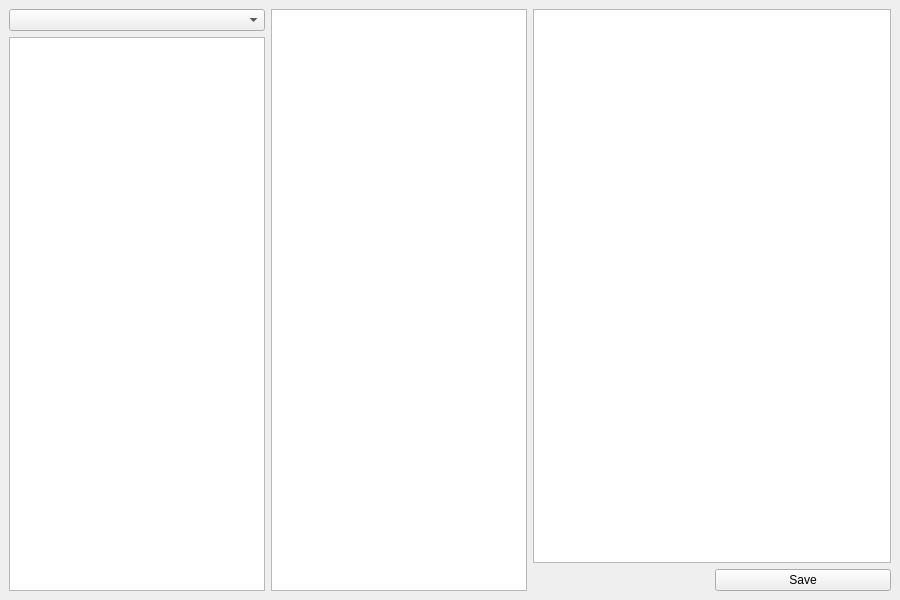
<?xml version="1.0" encoding="UTF-8"?>
<ui version="4.0">
 <class>MainWindow</class>
 <widget class="QMainWindow" name="MainWindow">
  <property name="geometry">
   <rect>
    <x>0</x>
    <y>0</y>
    <width>900</width>
    <height>600</height>
   </rect>
  </property>
  <property name="windowTitle">
   <string>String Editor</string>
  </property>
  <widget class="QWidget" name="centralwidget">
   <layout class="QGridLayout" name="gridLayout">
    <item row="0" column="0">
     <widget class="QComboBox" name="comboBox_Language"/>
    </item>
    <item row="0" column="1" rowspan="3">
     <widget class="QListWidget" name="listWidget_Line">
      <property name="sizePolicy">
       <sizepolicy hsizetype="Maximum" vsizetype="Expanding">
        <horstretch>0</horstretch>
        <verstretch>0</verstretch>
       </sizepolicy>
      </property>
      <property name="editTriggers">
       <set>QAbstractItemView::NoEditTriggers</set>
      </property>
      <property name="alternatingRowColors">
       <bool>true</bool>
      </property>
      <property name="spacing">
       <number>4</number>
      </property>
      <property name="wordWrap">
       <bool>true</bool>
      </property>
     </widget>
    </item>
    <item row="0" column="2" rowspan="2" colspan="2">
     <widget class="QPlainTextEdit" name="plainTextEdit_Text">
      <property name="sizePolicy">
       <sizepolicy hsizetype="Preferred" vsizetype="Expanding">
        <horstretch>0</horstretch>
        <verstretch>0</verstretch>
       </sizepolicy>
      </property>
     </widget>
    </item>
    <item row="1" column="0" rowspan="2">
     <widget class="QListWidget" name="listWidget_Script">
      <property name="sizePolicy">
       <sizepolicy hsizetype="Maximum" vsizetype="Expanding">
        <horstretch>0</horstretch>
        <verstretch>0</verstretch>
       </sizepolicy>
      </property>
      <property name="editTriggers">
       <set>QAbstractItemView::NoEditTriggers</set>
      </property>
     </widget>
    </item>
    <item row="2" column="3">
     <widget class="QPushButton" name="pushButton_Save">
      <property name="text">
       <string>Save</string>
      </property>
     </widget>
    </item>
    <item row="2" column="2">
     <widget class="QLabel" name="label_Size"/>
    </item>
   </layout>
  </widget>
 </widget>
 <resources/>
 <connections/>
</ui>
